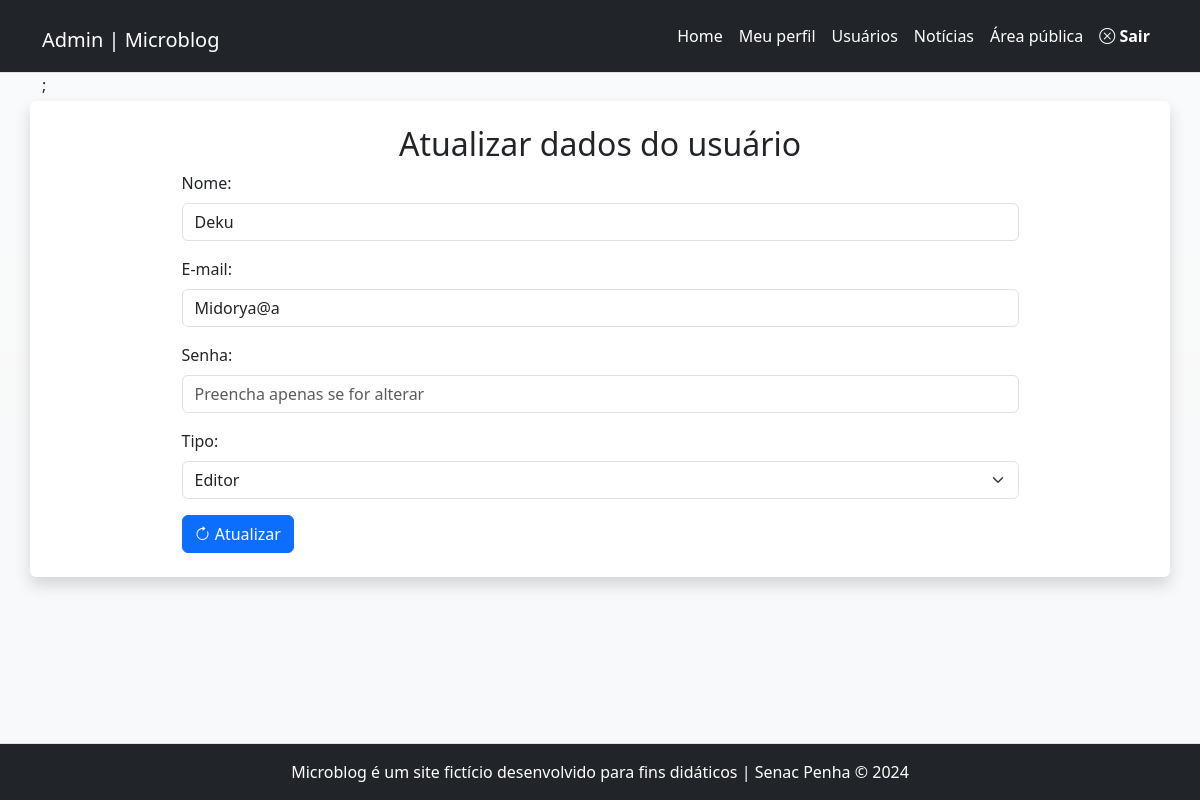
The app's page /admin/usuario-atualiza.php?id=14 (signed in) with its own data.
### tables this page shows
CREATE TABLE `usuarios` (
  `id` int(11) NOT NULL,
  `nome` varchar(45) NOT NULL,
  `email` varchar(45) NOT NULL,
  `senha` varchar(255) NOT NULL,
  `tipo` enum('admin','editor') NOT NULL
);

### inc/funcoes-usuarios.php (called while the page is built, shortened)
<?php
require "conecta.php";
function lerUmUsuarios($conexao, $id){
    $sql = "SELECT * FROM usuarios WHERE id = $id";
    $resultado = mysqli_query($conexao, $sql)
    or die(mysqli_error($conexao));
    return mysqli_fetch_assoc($resultado);
}

### admin/usuario-atualiza.php (the view, shortened to what this page needs)
<?php
require_once "../inc/cabecalho-admin.php";
require_once "../inc/funcoes-usuarios.php";
$id = $_GET['id'];
$dadosUsuario = lerUmUsuarios($conexao, $id);
?>
<div class="row">
	<article class="col-12 bg-white rounded shadow my-1 py-4">
		<h2 class="text-center">
			Atualizar dados do usuário
		</h2>
		<form autocomplete="off" class="mx-auto w-75" action="" method="post" id="form-atualizar" name="form-atualizar">
			<div class="mb-3">
				<label class="form-label" for="nome">Nome:</label>
				<input value="<?= $dadosUsuario['nome'] ?>" class="form-control" type="text" id="nome" name="nome" required>
			</div>
			<div class="mb-3">
				<label class="form-label" for="email">E-mail:</label>
				<input value="<?= $dadosUsuario['email'] ?>" class="form-control" type="email" id="email" name="email" required>
			</div>
			<div class="mb-3">
				<label class="form-label" for="senha">Senha:</label>
				<input class="form-control" type="password" id="senha" name="senha" placeholder="Preencha apenas se for alterar">
			</div>
			<div class="mb-3">
				<label class="form-label" for="tipo">Tipo:</label>
				<select class="form-select" name="tipo" id="tipo" required>
					<option <?php if ($dadosUsuario['tipo'] == 'editor') echo 'selected' ?> value="editor">Editor</option>
				</select>
			</div>
			<button class="btn btn-primary" name="atualizar"><i class="bi bi-arrow-clockwise"></i> Atualizar</button>
		</form>
	</article>
</div>
<?php
require_once "../inc/rodape-admin.php";
?>

### records on screen
usuarios: nome "Deku", email "Midorya@a", tipo "Editor"
